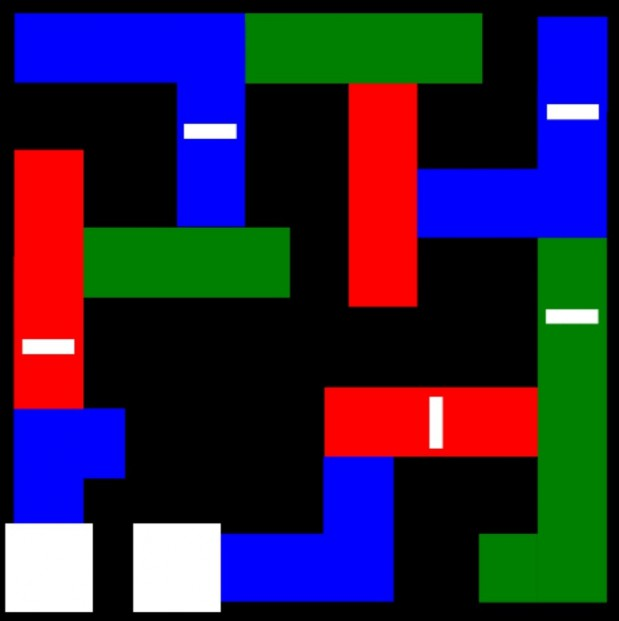
#> input picture trnsfer/NITK2/HSV/nitk2.jpg, 619 x 621 px
$ python dominant.py
#> lines starting #> are read from the running program, lines starting #| are printed output that depends on the picture
import cv2
import numpy as np
import matplotlib.pyplot as plt
from sklearn.cluster import KMeans


def find_histogram(clt):
    """
    create a histogram with k clusters
    :param: clt
    :return:hist
    """
    numLabels = np.arange(0, len(np.unique(clt.labels_)) + 1)
    (hist, _) = np.histogram(clt.labels_, bins=numLabels)

    hist = hist.astype("float")
    hist /= hist.sum()

    return hist
def plot_colors2(hist, centroids):
    bar = np.zeros((50, 300, 3), dtype="uint8")
    startX = 0

    for (percent, color) in zip(hist, centroids):
        # plot the relative percentage of each cluster
        endX = startX + (percent * 300)
        cv2.rectangle(bar, (int(startX), 0), (int(endX), 50),
                      color.astype("uint8").tolist(), -1)
        startX = endX

    # return the bar chart
    return bar

img = cv2.imread("nitk2.jpg")
#> img is the input picture: shape (621, 619, 3); mean B, G, R 63.3, 33, 43.8
img = cv2.cvtColor(img, cv2.COLOR_BGR2RGB)

img = img.reshape((img.shape[0] * img.shape[1],3)) #represent as row*column,channel number
clt = KMeans(n_clusters=3) #cluster number
clt.fit(img)

hist = find_histogram(clt)
bar = plot_colors2(hist, clt.cluster_centers_)
#> after the loop in plot_colors2, `for (percent, color) in zip(hist, centroids):`:
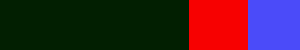
#> bar: shape (50, 300, 3); mean of channels 0, 1, 2 44, 32.7, 62.8; drawn as B, G, R

plt.axis("off")
plt.imshow(bar)
plt.show()
